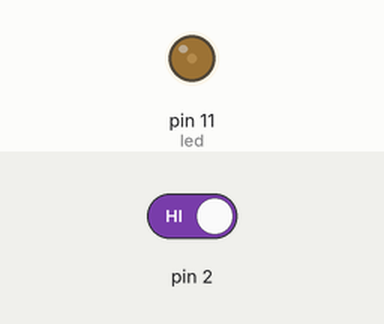
Simulated run of this sketch. Board: Arduino Uno, built with avr-gcc and run on an emulated ATmega328P. On the bench: output pins drawn as LEDs (lit = HIGH). The inputs (shaded band) are chosen by the test bench; at power-on: pin 2 HIGH.

Above: at 1.2 s.
1.3 s: pin 2 driven LOW
At 2.5 s:
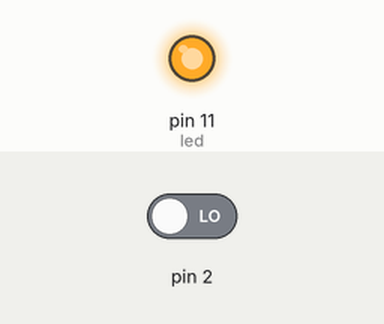
2.8 s: pin 2 driven HIGH
At 3.9 s:
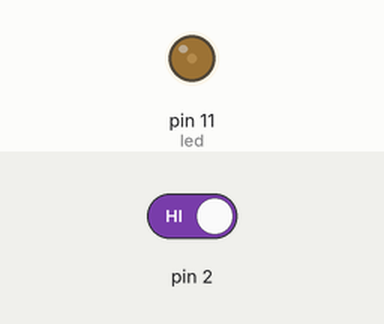
Timing chart, 0 to 5.8 s (numbered marks = the images above; inputs shaded):
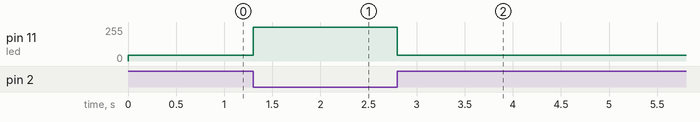

The sketch:

smart_light.ino
```cpp
void setup() {
  pinMode(11,OUTPUT);// led
  pinMode(2,INPUT);//
//  Serial.begin(4800);


}

void loop() {
///

if(digitalRead(2)==0){
  //there is a car
  analogWrite(11,255);
}else{
  analogWrite(11,45);
}


///
}
```

Measured:
- after the input at 1.3 s, pin 11 (led): 45/255 → 255/255 at once
- after the input at 2.8 s, pin 11 (led): 255/255 → 45/255 at once
